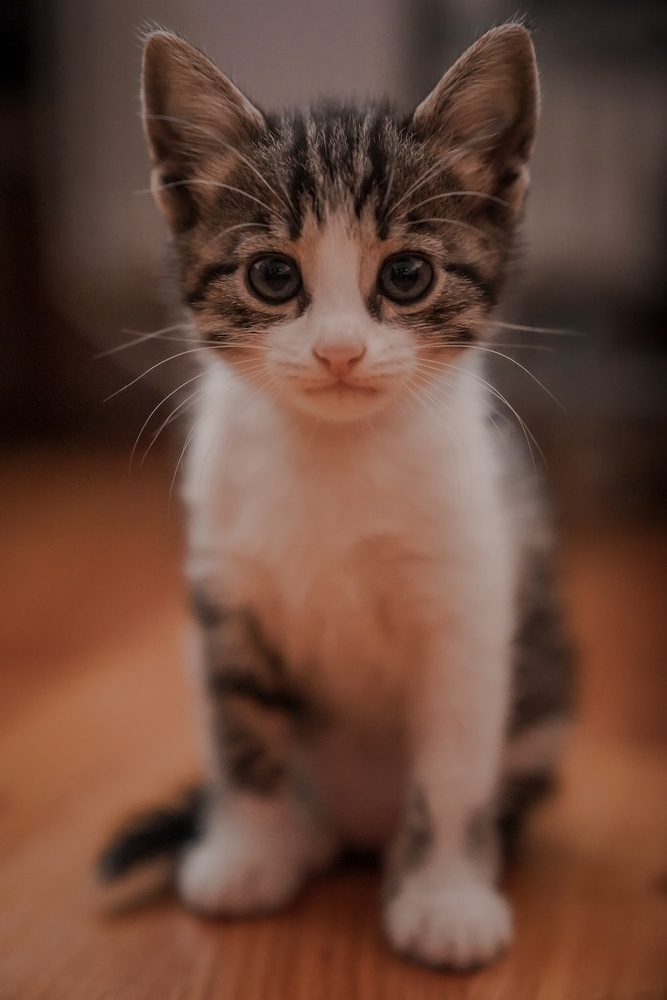
#> input picture cat-4.jpg, 667 x 1000 px, shrunk from 1000 x 1500 before the run
$ jupyter execute --allow-errors opencv_2.ipynb   (shell and % lines are left out)
#> lines starting #> are read from the running program, lines starting #| are printed output that depends on the picture
[cell 1]
"""import cv2
img=cv2.imread("cat-1.jpg")
while True:
    if cv2.waitKey(1) & 0xff ==27:
        break
cv2.destroyAllWindows()   """

[cell 2]
"""import cv2
import numpy as np
import matplotlib.pyplot as plt
"""

[cell 3]
"""blank_img=np.zeros(shape=(512,512,3),dtype=np.int16)
blank_img.shape
"""

[cell 4]
"""plt.imshow(blank_img)"""

[cell 5]
import cv2
import numpy as np
image=cv2.imread("cat-4.jpg")
#> image is the input picture: shape (1000, 667, 3); mean B, G, R 57.2, 71.1, 105.1
blue,green,red=cv2.split(image)
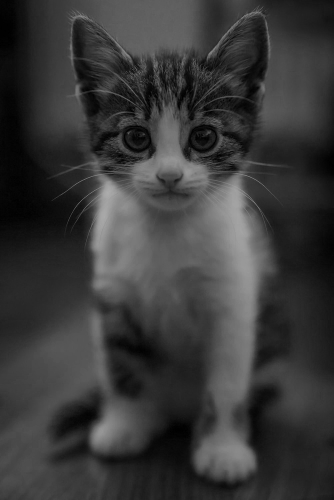
#> blue: shape (1000, 667) (shown at 1/2 size); min 0, max 173, mean 57.2
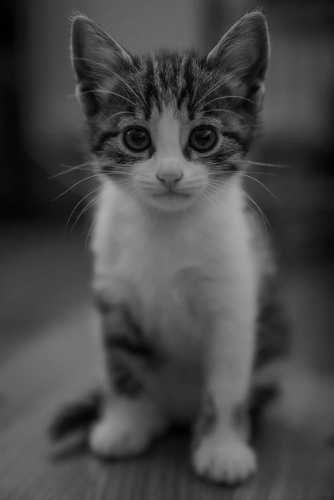
#> green: shape (1000, 667) (shown at 1/2 size); min 0, max 175, mean 71.1
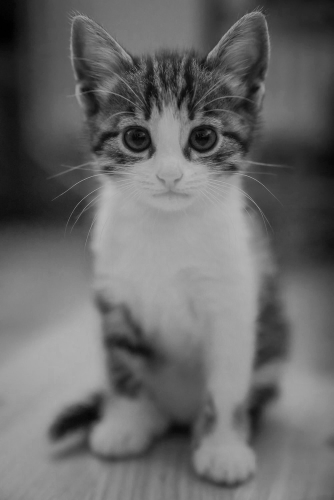
#> red: shape (1000, 667) (shown at 1/2 size); min 0, max 186, mean 105.1
#row wise
min_blue = np.min(blue, axis=1)
#> min_blue = 1000 values, max 26 at index 986, min 0 at index 4, mean 7.2
max_blue = np.max(blue, axis=1)
#> max_blue = 1000 values, max 173 at index 384, min 70 at index 994, mean 128.9
avg_blue = np.mean(blue, axis=1)
#> avg_blue = 1000 values, max 75.28 at index 531, min 36.38 at index 299, mean 57.2
std_blue = np.std(blue, axis=1)
#> std_blue = 1000 values, max 52.32 at index 432, min 12.03 at index 999, mean 31.06

min_green = np.min(green, axis=1)
#> min_green = 1000 values, max 47 at index 985, min 0 at index 6, mean 13.51
max_green = np.max(green, axis=1)
#> max_green = 1000 values, max 175 at index 382, min 94 at index 995, mean 137.7
avg_green = np.mean(green, axis=1)
#> avg_green = 1000 values, max 92.94 at index 535, min 43.73 at index 298, mean 71.11
std_green = np.std(green, axis=1)
#> std_green = 1000 values, max 53.67 at index 429, min 12.3 at index 999, mean 32.17

min_red = np.min(red, axis=1)
#> min_red = 1000 values, max 94 at index 980, min 0 at index 32, mean 30.13
max_red = np.max(red, axis=1)
#> max_red = 1000 values, max 186 at index 382, min 118 at index 0, mean 165.8
avg_red = np.mean(red, axis=1)
#> avg_red = 1000 values, max 140.3 at index 586, min 63.11 at index 298, mean 105.1
std_red = np.std(red, axis=1)
#> std_red = 1000 values, max 60.81 at index 411, min 11.26 at index 987, mean 37.11
#column wise
in_blue = np.min(blue, axis=0)
#> in_blue = 667 values, max 27 at index 563, min 0 at index 0, mean 5.81
max_blue = np.max(blue, axis=0)
#> max_blue = 667 values, max 173 at index 215, min 52 at index 665, mean 117.1
avg_blue = np.mean(blue, axis=0)
#> avg_blue = 667 values, max 95.07 at index 474, min 25.16 at index 666, mean 57.2
std_blue = np.std(blue, axis=0)
#> std_blue = 667 values, max 44.81 at index 495, min 13.44 at index 666, mean 27.92

min_green = np.min(green, axis=0)
#> min_green = 667 values, max 30 at index 545, min 0 at index 0, mean 9.4
max_green = np.max(green, axis=0)
#> max_green = 667 values, max 175 at index 215, min 80 at index 665, mean 131.1
avg_green = np.mean(green, axis=0)
#> avg_green = 667 values, max 105.4 at index 474, min 36.61 at index 666, mean 71.11
std_green = np.std(green, axis=0)
#> std_green = 667 values, max 43.99 at index 496, min 16.58 at index 552, mean 31.11

min_red = np.min(red, axis=0)
#> min_red = 667 values, max 38 at index 444, min 0 at index 0, mean 18.65
max_red = np.max(red, axis=0)
#> max_red = 667 values, max 186 at index 215, min 135 at index 531, mean 169.9
avg_red = np.mean(red, axis=0)
#> avg_red = 667 values, max 133 at index 467, min 64.33 at index 666, mean 105.1
std_red = np.std(red, axis=0)
#> std_red = 667 values, max 61.65 at index 24, min 25.56 at index 546, mean 41.68
print(min_green,max_green
,avg_green,std_green)
#> (printed output is left out)

[cell 6]
import cv2
image = cv2.imread('cat-3.jpg')
rotat_90 = cv2.rotate(image, cv2.ROTATE_90_CLOCKWISE)
rotat_180 = cv2.rotate(image, cv2.ROTATE_180)
rotat_270 = cv2.rotate(image, cv2.ROTATE_90_COUNTERCLOCKWISE)
cv2.imshow('Rotate 90', rotat_90)
cv2.imshow('Rotate 180', rotat_180)
cv2.imshow('Rotate 270', rotat_270)
cv2.waitKey(0)
cv2.destroyAllWindows()

[cell 7]
import cv2
import numpy as np
image = cv2.imread('cat-4.jpg')
left_shif = np.roll(image,50, axis=1)
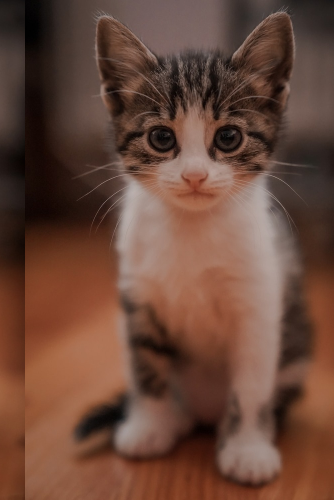
#> left_shif: shape (1000, 667, 3) (shown at 1/2 size); mean B, G, R 57.2, 71.1, 105.1
right_shif = np.roll(image, -50, axis=1)
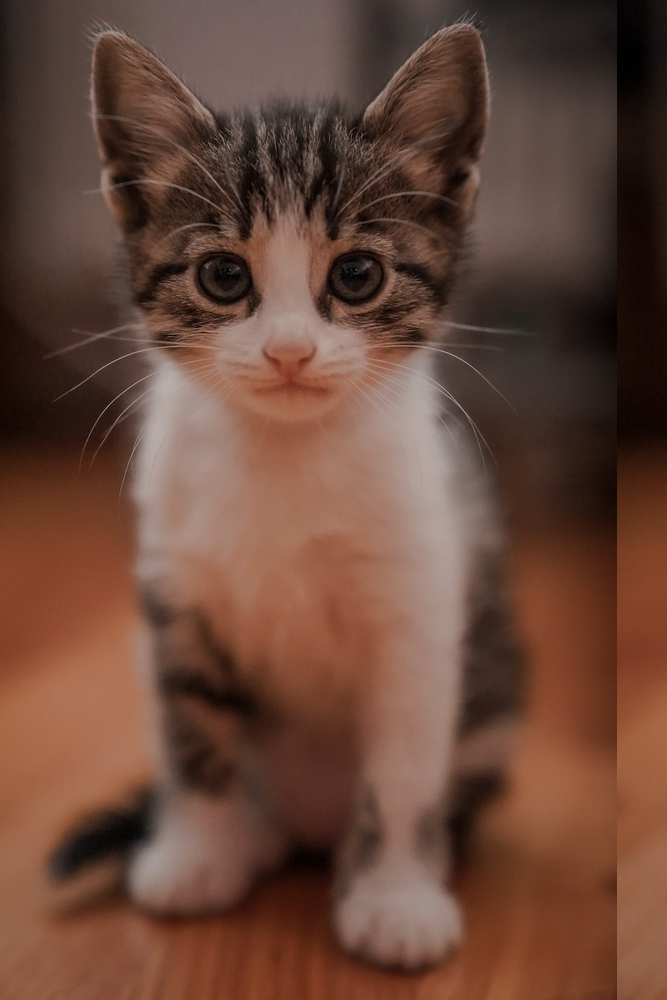
#> right_shif: shape (1000, 667, 3); mean B, G, R 57.2, 71.1, 105.1
#> (the rest of this cell did not finish here and is left out)

$ run again, with cat-1.jpg copied over cat-4.jpg
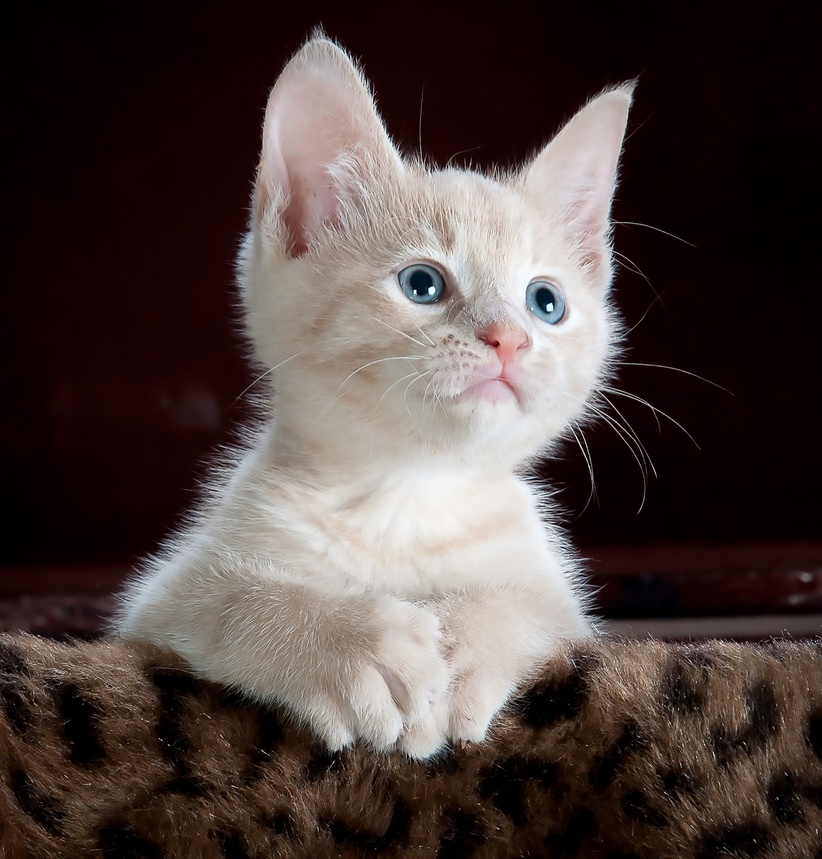
#> input picture cat-1.jpg, 822 x 859 px, shrunk from 1837 x 1920 before the run
#> image is the input picture: shape (859, 822, 3); mean B, G, R 64, 66.7, 78.3
#> `blue,green,red=cv2.split(image)`:
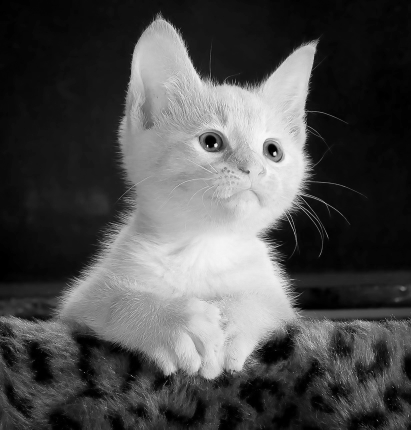
#> red: shape (859, 822) (shown at 1/2 size); min 0, max 255, mean 78.3
#> min_blue = 859 values, max 24 at index 645, min 0 at index 0, mean 0.452
#> `max_blue = np.max(blue, axis=1)`: max_blue = 859 values, max 255 at index 136, min 2 at index 2, mean 215.6
#> `avg_blue = np.mean(blue, axis=1)`: avg_blue = 859 values, max 127.1 at index 647, min 0.577 at index 0, mean 64.04
#> `std_blue = np.std(blue, axis=1)`: std_blue = 859 values, max 102.9 at index 526, min 0.67 at index 3, mean 68.41
#> `min_green = np.min(green, axis=1)`: min_green = 859 values, max 25 at index 647, min 0 at index 0, mean 0.44
#> `max_green = np.max(green, axis=1)`: max_green = 859 values, max 255 at index 290, min 1 at index 10, mean 215.2
#> `avg_green = np.mean(green, axis=1)`: avg_green = 859 values, max 134.5 at index 647, min 0.273 at index 4, mean 66.67
#> `std_green = np.std(green, axis=1)`: std_green = 859 values, max 104.9 at index 526, min 0.451 at index 6, mean 69.86
#> `min_red = np.min(red, axis=1)`: min_red = 859 values, max 37 at index 620, min 0 at index 0, mean 2.94
#> `max_red = np.max(red, axis=1)`: max_red = 859 values, max 255 at index 213, min 19 at index 1, mean 217.8
#> `avg_red = np.mean(red, axis=1)`: avg_red = 859 values, max 147.8 at index 647, min 9.02 at index 0, mean 78.33
#> `std_red = np.std(red, axis=1)`: std_red = 859 values, max 103 at index 526, min 4.62 at index 0, mean 68.41
#> in_blue = 822 values, max 1 at index 295, min 0 at index 0, mean 0.00365
#> `max_blue = np.max(blue, axis=0)`: max_blue = 822 values, max 255 at index 387, min 104 at index 780, mean 201.1
#> `avg_blue = np.mean(blue, axis=0)`: avg_blue = 822 values, max 136 at index 483, min 7.72 at index 11, mean 64.04
#> `std_blue = np.std(blue, axis=0)`: std_blue = 822 values, max 101.7 at index 524, min 16.81 at index 11, mean 54.54
#> `min_green = np.min(green, axis=0)`: min_green = 822 values from 0 to 0
#> `max_green = np.max(green, axis=0)`: max_green = 822 values, max 255 at index 414, min 109 at index 780, mean 202.5
#> `avg_green = np.mean(green, axis=0)`: avg_green = 822 values, max 139.8 at index 381, min 9.3 at index 18, mean 66.67
#> `std_green = np.std(green, axis=0)`: std_green = 822 values, max 101.2 at index 524, min 19.12 at index 15, mean 56.08
#> `min_red = np.min(red, axis=0)`: min_red = 822 values, max 15 at index 293, min 0 at index 0, mean 1.1
#> `max_red = np.max(red, axis=0)`: max_red = 822 values, max 255 at index 422, min 120 at index 819, mean 208.6
#> `avg_red = np.mean(red, axis=0)`: avg_red = 822 values, max 152 at index 350, min 19.23 at index 18, mean 78.33
#> `std_red = np.std(red, axis=0)`: std_red = 822 values, max 96.45 at index 538, min 23.68 at index 15, mean 54.97
#> (printed output is left out)
#> `right_shif = np.roll(image, -50, axis=1)`:
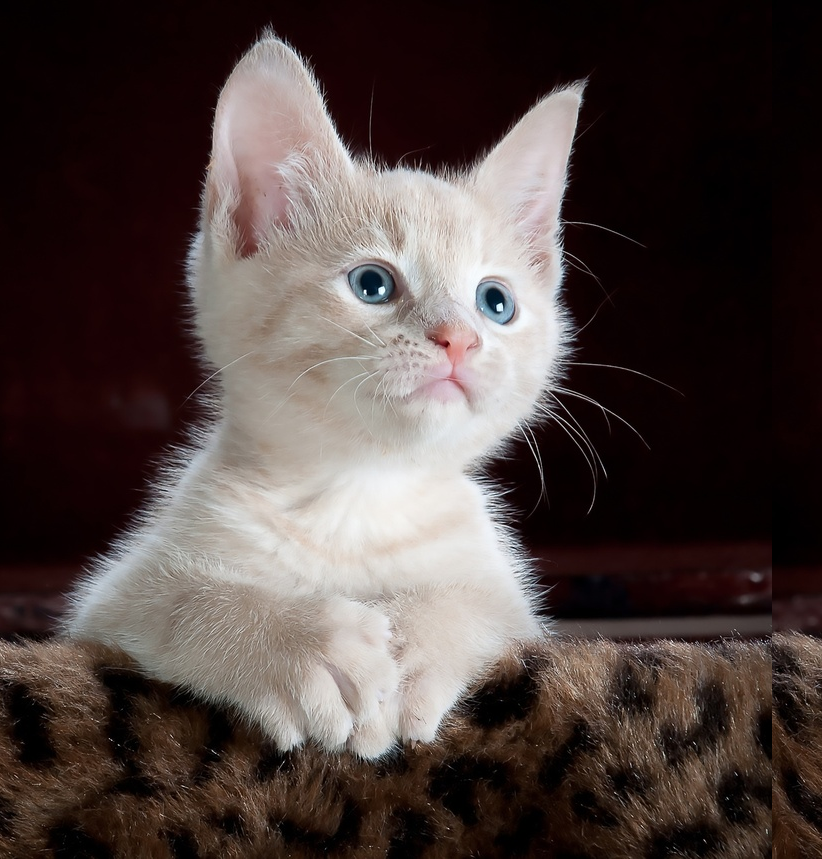
#> right_shif: shape (859, 822, 3); mean B, G, R 64, 66.7, 78.3

$ run again, with cat-2.jpg copied over cat-4.jpg
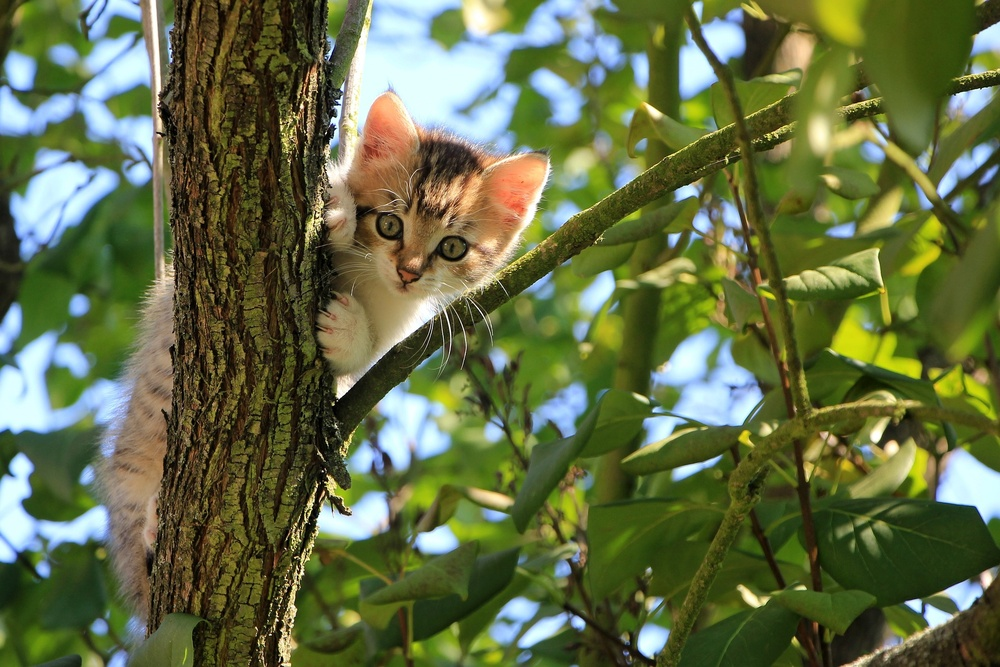
#> input picture cat-2.jpg, 1000 x 667 px, shrunk from 1920 x 1280 before the run
#> image is the input picture: shape (667, 1000, 3); mean B, G, R 70.1, 109.5, 99.4
#> `blue,green,red=cv2.split(image)`:
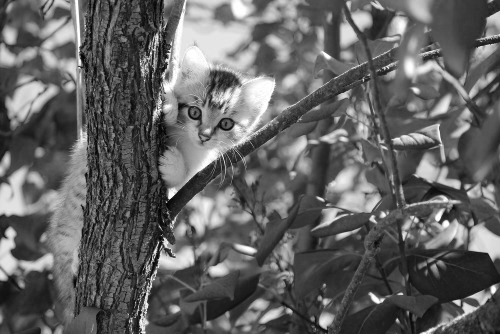
#> red: shape (667, 1000) (shown at 1/2 size); min 0, max 255, mean 99.4
#> min_blue = 667 values from 0 to 0
#> `max_blue = np.max(blue, axis=1)`: max_blue = 667 values, max 255 at index 0, min 192 at index 562, mean 252.8
#> `avg_blue = np.mean(blue, axis=1)`: avg_blue = 667 values, max 119.5 at index 55, min 28.69 at index 578, mean 70.07
#> `std_blue = np.std(blue, axis=1)`: std_blue = 667 values, max 102.3 at index 50, min 28.9 at index 578, mean 71.75
#> `min_green = np.min(green, axis=1)`: min_green = 667 values, max 12 at index 77, min 0 at index 3, mean 2.09
#> `max_green = np.max(green, axis=1)`: max_green = 667 values, max 255 at index 0, min 217 at index 565, mean 253.5
#> `avg_green = np.mean(green, axis=1)`: avg_green = 667 values, max 143.7 at index 76, min 71.85 at index 578, mean 109.5
#> `std_green = np.std(green, axis=1)`: std_green = 667 values, max 77.06 at index 71, min 28.21 at index 563, mean 56.09
#> `min_red = np.min(red, axis=1)`: min_red = 667 values, max 17 at index 77, min 0 at index 1, mean 5.8
#> `max_red = np.max(red, axis=1)`: max_red = 667 values, max 255 at index 0, min 219 at index 373, mean 251
#> `avg_red = np.mean(red, axis=1)`: avg_red = 667 values, max 129 at index 106, min 60.42 at index 578, mean 99.42
#> `std_red = np.std(red, axis=1)`: std_red = 667 values, max 68.63 at index 71, min 30.17 at index 565, mean 53.36
#> in_blue = 1000 values, max 17 at index 96, min 0 at index 27, mean 2.3
#> `max_blue = np.max(blue, axis=0)`: max_blue = 1000 values, max 255 at index 0, min 74 at index 254, mean 230.8
#> `avg_blue = np.mean(blue, axis=0)`: avg_blue = 1000 values, max 139.9 at index 18, min 17.46 at index 267, mean 70.07
#> `std_blue = np.std(blue, axis=0)`: std_blue = 1000 values, max 107.8 at index 26, min 14.96 at index 272, mean 65.21
#> `min_green = np.min(green, axis=0)`: min_green = 1000 values, max 64 at index 109, min 0 at index 151, mean 21.21
#> `max_green = np.max(green, axis=0)`: max_green = 1000 values, max 255 at index 0, min 122 at index 272, mean 239.4
#> `avg_green = np.mean(green, axis=0)`: avg_green = 1000 values, max 150.8 at index 409, min 44.48 at index 267, mean 109.5
#> `std_green = np.std(green, axis=0)`: std_green = 1000 values, max 83.89 at index 5, min 26.16 at index 272, mean 52.25
#> `min_red = np.min(red, axis=0)`: min_red = 1000 values, max 41 at index 143, min 0 at index 163, mean 17.8
#> `max_red = np.max(red, axis=0)`: max_red = 1000 values, max 255 at index 151, min 120 at index 272, mean 231.9
#> `avg_red = np.mean(red, axis=0)`: avg_red = 1000 values, max 152.7 at index 155, min 52.03 at index 267, mean 99.42
#> `std_red = np.std(red, axis=0)`: std_red = 1000 values, max 73.79 at index 7, min 24.06 at index 272, mean 51.58
#| [19 22 21 23 23 24 26 26 26 26 26 26 27 28 30 31 30 30 29 30 31 28 27 26
#|  24 22 24 22 23 27 27 31 30 35 39 38 40 39 43 43 52 55 59 59 57 56 54 54
#|  53 53 51 52 52 53 53 53 52 52 52 52 52 51 47 50 45 43 43 43 41 40 41 39
#|  38 37 35 33 31 30 31 34 30 52 46 42 41 38 41 40 40 43 45 49 49 47 46 45
#|  45 46 51 53 52 52 51 54 44 40 43 51 58 64 61 58 60 60 60 58 54 53 54 55
#|  56 55 55 55 56 56 56 57 59 59 60 60 62 64 58 56 51 45 40 41 47 50 60 64
#> (further printed lines are left out)
#> `right_shif = np.roll(image, -50, axis=1)`:
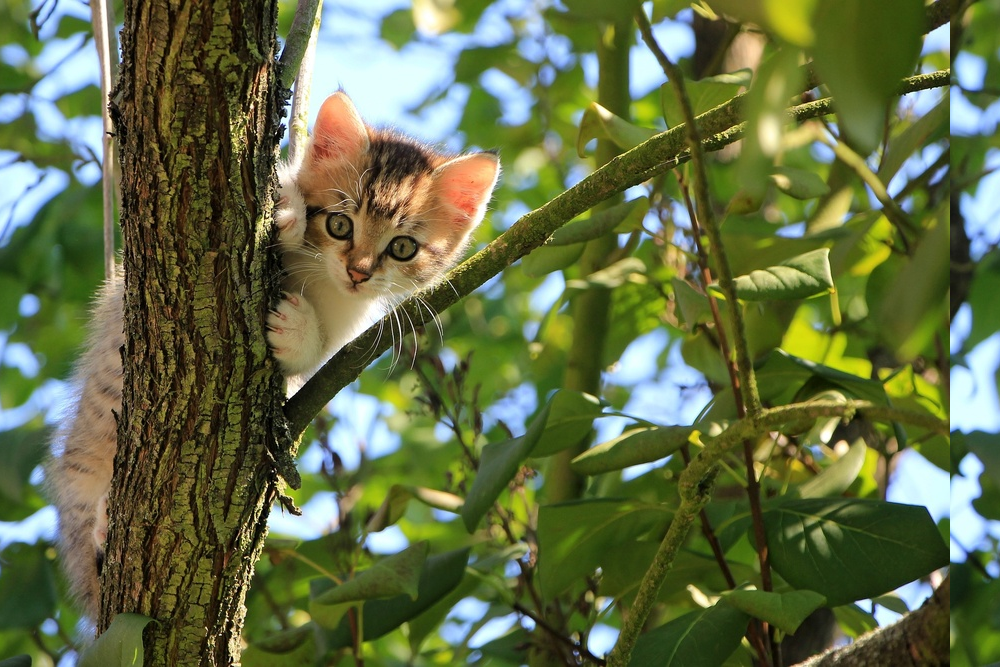
#> right_shif: shape (667, 1000, 3); mean B, G, R 70.1, 109.5, 99.4
